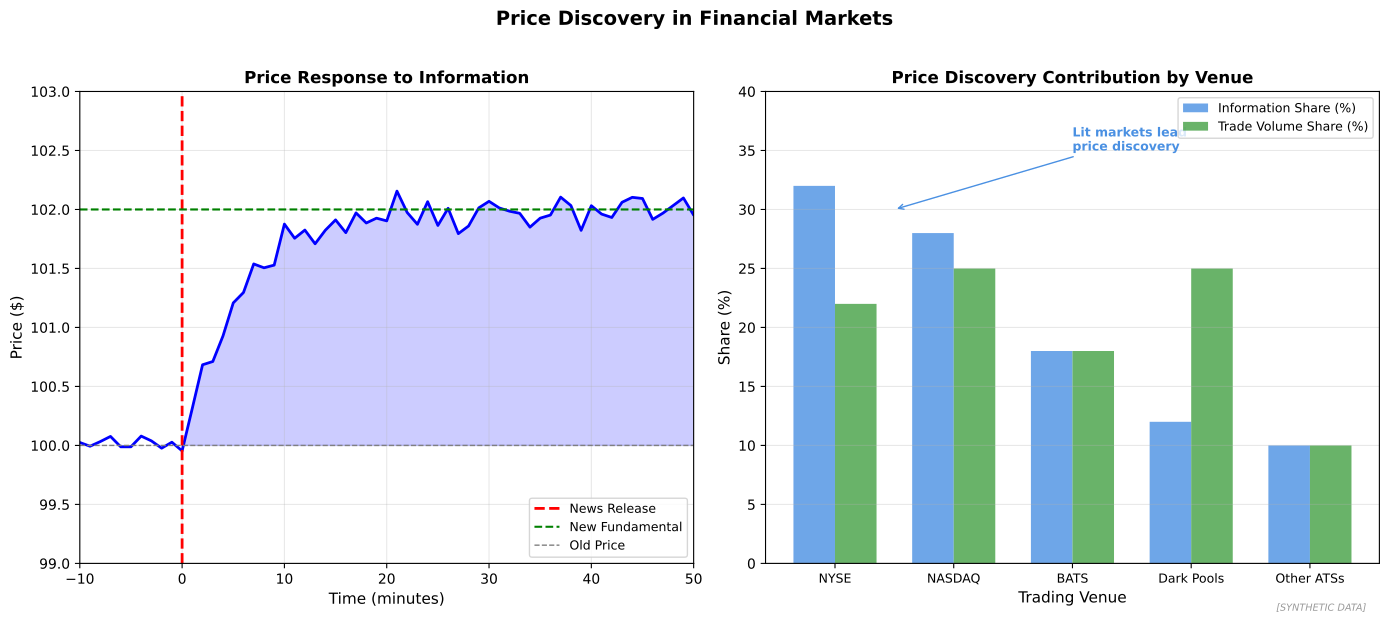

Reproduce this figure in Python.
"""
Price Discovery Process
Information incorporation into prices

Output: price_discovery.pdf
Module: module_04_trad_finance
Lesson: 41 - Market Microstructure
"""

from pathlib import Path
import matplotlib.pyplot as plt
import numpy as np

CHART_METADATA = {
    'title': 'Price Discovery',
    'module': 'module_04_trad_finance',
    'lesson': 41,
    'url': 'https://github.com/Digital-AI-Finance/digital-finance/tree/main/module_04_trad_finance/figures/price_discovery'
}

plt.rcParams.update({'font.size': 10, 'axes.labelsize': 10})

def create_chart():
    fig, axes = plt.subplots(1, 2, figsize=(14, 6))

    np.random.seed(42)

    # Price Response to News
    ax1 = axes[0]

    time = np.arange(-10, 60)  # Minutes around news event

    # Price before news
    price = np.ones(70) * 100
    price[:10] += np.random.randn(10) * 0.05

    # News impact at t=0: gradual incorporation
    news_impact = 2.0  # +2% fundamental change
    for i in range(10, 70):
        t = i - 10
        # Price gradually moves to new fundamental value
        adjustment = news_impact * (1 - np.exp(-0.2 * t))
        price[i] = 100 + adjustment + np.random.randn() * 0.1

    ax1.plot(time, price, 'b-', linewidth=2)
    ax1.axvline(x=0, color='red', linestyle='--', linewidth=2, label='News Release')
    ax1.axhline(y=102, color='green', linestyle='--', linewidth=1.5, label='New Fundamental')
    ax1.axhline(y=100, color='gray', linestyle='--', linewidth=1, label='Old Price')

    ax1.fill_between(time[10:], 100, price[10:], alpha=0.2, color='blue')

    ax1.set_xlabel('Time (minutes)', fontsize=11)
    ax1.set_ylabel('Price ($)', fontsize=11)
    ax1.set_title('Price Response to Information', fontsize=12, fontweight='bold')
    ax1.legend(loc='lower right', fontsize=9)
    ax1.grid(True, alpha=0.3)
    ax1.set_xlim(-10, 50)
    ax1.set_ylim(99, 103)

    # Information Share by Venue
    ax2 = axes[1]

    venues = ['NYSE', 'NASDAQ', 'BATS', 'Dark Pools', 'Other ATSs']
    info_share = [32, 28, 18, 12, 10]
    trade_share = [22, 25, 18, 25, 10]

    x = np.arange(len(venues))
    width = 0.35

    bars1 = ax2.bar(x - width/2, info_share, width, label='Information Share (%)', color='#4A90E2', alpha=0.8)
    bars2 = ax2.bar(x + width/2, trade_share, width, label='Trade Volume Share (%)', color='#44A044', alpha=0.8)

    ax2.set_xlabel('Trading Venue', fontsize=11)
    ax2.set_ylabel('Share (%)', fontsize=11)
    ax2.set_title('Price Discovery Contribution by Venue', fontsize=12, fontweight='bold')
    ax2.set_xticks(x)
    ax2.set_xticklabels(venues, fontsize=9)
    ax2.legend(loc='upper right', fontsize=9)
    ax2.set_ylim(0, 40)
    ax2.yaxis.grid(True, alpha=0.3)

    # Annotation
    ax2.annotate('Lit markets lead\nprice discovery', xy=(0.5, 30), xytext=(2, 35),
                fontsize=9, fontweight='bold', color='#4A90E2',
                arrowprops=dict(arrowstyle='->', color='#4A90E2'))

    fig.suptitle('Price Discovery in Financial Markets', fontsize=14, fontweight='bold', y=1.02)
    fig.text(0.98, 0.02, '[SYNTHETIC DATA]', fontsize=7, color='#999999', ha='right', style='italic')
    plt.tight_layout()

    output_path = Path(__file__).parent / 'price_discovery.pdf'
    plt.savefig(output_path, format='pdf', dpi=300, bbox_inches='tight')
    plt.close()
    print(f"Chart saved to: {output_path}")
    return output_path

if __name__ == '__main__':
    create_chart()
